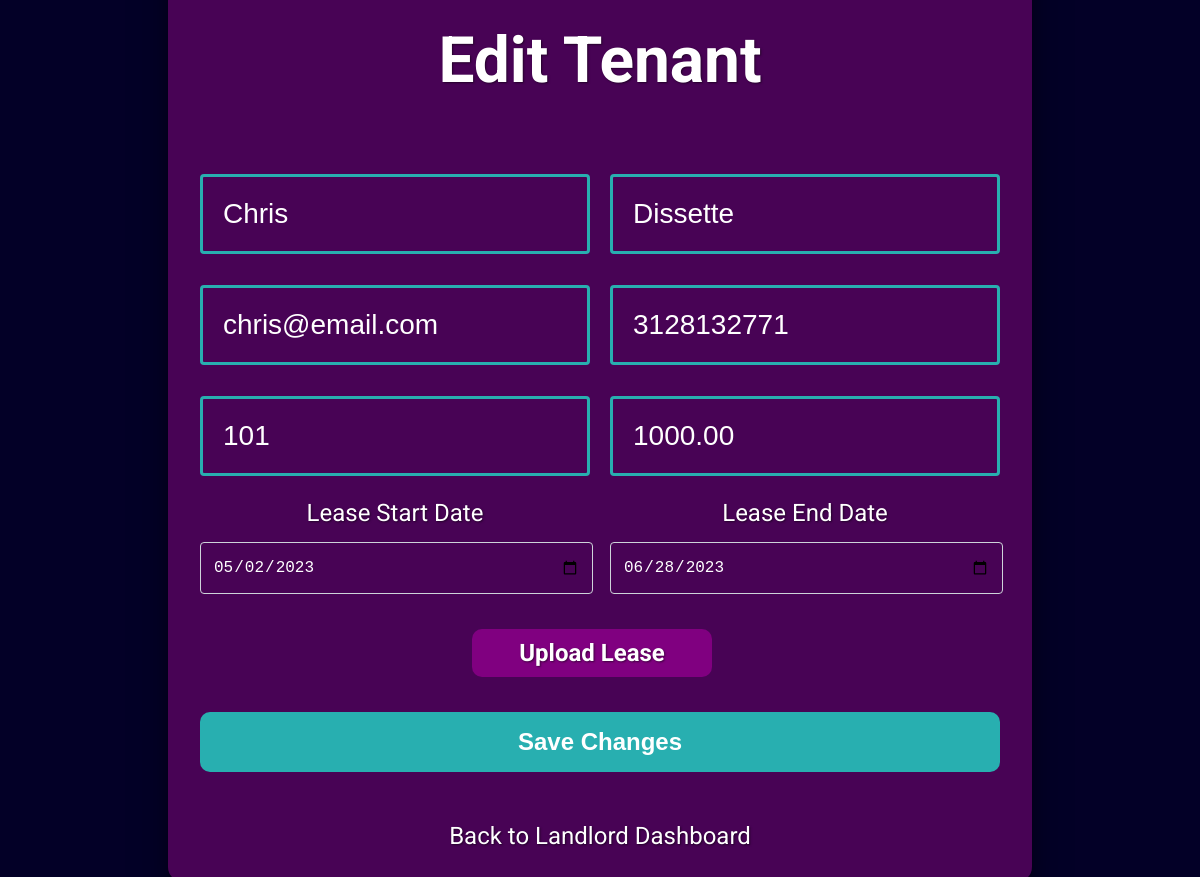
/edit_tenant/1/ (signed in), run on the app's committed database.
### tenant_portal_app/models.py (models this page shows, shortened)
class Tenant(models.Model):
    user = models.OneToOneField(CustomUser, on_delete=models.CASCADE)  # Updated
    landlord = models.ForeignKey(Landlord, on_delete=models.CASCADE)
    first_name = models.CharField(max_length=30)
    last_name = models.CharField(max_length=30)
    email = models.EmailField()
    phone_number = models.CharField(max_length=10)
    apartment_number = models.CharField(max_length=10)
    lease_pdf = models.FileField(upload_to='leases/')
    lease_start = models.DateField()
    lease_end = models.DateField()
    monthly_rent = models.DecimalField(max_digits=7, decimal_places=2)
    roommate = models.ForeignKey("self", null=True, blank=True, on_delete=models.SET_NULL)
    is_first_login = models.BooleanField(default=True)

### tenant_portal_app/views.py (the view)
# urls.py: path('edit_tenant/<int:tenant_id>/', views.edit_tenant, name='edit_tenant'),
@login_required
def edit_tenant(request, tenant_id):
    tenant = get_object_or_404(Tenant, id=tenant_id)
    if request.method == 'POST':
        form = TenantForm(request.POST, request.FILES, instance=tenant)
        if form.is_valid():
            form.save()
            return redirect('landlord_dashboard')
    else:
        form = TenantForm(instance=tenant)
    return render(request, 'edit_tenant.html', {'form': form})

### tenant_portal_app/templates/edit_tenant.html (shortened to what this page needs)
{% extends 'base.html' %}
{% block content %}
<div class="login-container">
  <div class="prompt-container">
    <h2 class="login-title">Edit Tenant</h2>
    <form method="post" enctype="multipart/form-data" action="">
      <div class="input-row">
        <div class="form-group">
          {{ form.first_name }}
        </div>
        <div class="form-group">
          {{ form.last_name }}
        </div>
      </div>
      <div class="input-row">
        <div class="form-group">
          {{ form.email }}
        </div>
        <div class="form-group">
          {{ form.phone_number }}
        </div>
      </div>
      <div class="input-row">
        <div class="form-group">
          {{ form.apartment_number }}
        </div>
        <div class="form-group">
          {{ form.monthly_rent }}
        </div>
      </div>
      <div class="input-row">
        <div class="form-group">
            <label class="date-label">Lease Start Date</label>
            <input type="date" name="{{ form.lease_start.name }}" id="{{ form.lease_start.auto_id }}" class="form-control tenant-form-input" value="{{ form.lease_start.value|date:'Y-m-d' }}" {% if form.lease_start.field.required %}required{% endif %}>
        </div>
        <div class="form-group">
            <label class="date-label">Lease End Date</label>
            <input type="date" name="{{ form.lease_end.name }}" id="{{ form.lease_end.auto_id }}" class="form-control tenant-form-input" value="{{ form.lease_end.value|date:'Y-m-d' }}" {% if form.lease_end.field.required %}required{% endif %}>
        </div>
      </div>
      <div class="input-row file-input-row">
        <div class="form-group">
          <div class="file-input-container">
            <label for="lease-pdf" class="custom-file-upload">
              Upload Lease
            </label>
          </div>
        </div>
      </div>
      <div class="login-form-button-group">
        <button type="submit" class="btn btn-primary login-btn">Save Changes</button>
      </div>
    </form>
    <a href="{% url 'landlord_dashboard' %}" class="back-home">Back to Landlord Dashboard</a>
  </div>
</div>
{% endblock %}

### tenant_portal_app/static/css/main.css (style rules this page uses)
:root { --background-color: #030027; --button-color: #28AFB0; --button-hover: #70ee9c; --button-link-color: #ffffff; --secondary-color: #480355; --text-color: #ffffff; --link-color: #28AFB0; --danger: #cc0000; --danger-hover: #cc0000; --danger-text: #ffffff; --table-text: #FEFFFE; }
body { font-family: 'Roboto', Arial, sans-serif; background-color: var(--background-color); color: var(--text-color); display: flex; height: 98vh; margin: 0; font-size: 1.5rem; text-shadow: 1px 1px 2px rgba(0, 0, 0, 0.5); }
.login-container { width: 100%; display: flex; align-items: center; justify-content: center; }
.prompt-container { text-align: center; display: flex; align-items: center; flex-direction: column; justify-content: flex-start; background: var(--secondary-color); border-radius: 15px; backdrop-filter: blur(10px); box-shadow: 0 4px 6px rgba(0, 0, 0, 0.1), 0 1px 3px rgba(0, 0, 0, 0.2), 0 10px 20px rgba(0, 0, 0, 0.2), 0 20px 40px rgba(0, 0, 0, 0.3); width: auto; min-height: auto; padding: 2rem; }
.input-row { display: flex; justify-content: space-between; flex-wrap: wrap; }
.file-input-row { justify-content: center; }
.form-group, .create-tenant-form-group { margin-bottom: 15px; width: 400px; flex: 0 0 calc(50% - 10px); }
h2 { font-size: 4rem; font-weight: 700; }
.login-title { padding-top: 35px; padding-bottom: 15px; }
input[type="email"], input[type="password"], input[type="text"], input[type="number"] { width: 100%; height: 80px; padding: 12px 20px; margin: 8px 0; box-sizing: border-box; border: 3px solid var(--button-color); border-radius: 4px; background-color: var(--secondary-color); color: var(--text-color); font-size: 28px; }
input[type="date"].form-control { display: inline-block; width: 94%; height: calc(1.5em + 0.75rem + 2px); padding: 0.375rem 0.75rem; margin-top: 15px; font-size: 1rem; font-weight: 400; line-height: 1.5; color: var(--text-color); background-color: var(--secondary-color); background-clip: padding-box; border: 1px solid #ced4da; border-radius: 0.25rem; transition: border-color 0.15s ease-in-out, box-shadow 0.15s ease-in-out; }
.file-input-container { text-align: center; margin: 0 auto; }
.custom-file-upload { display: inline-block; background-color: purple; color: #ffffff; font-weight: bold; padding: 10px 20px; cursor: pointer; font-size: 1.5rem; border-radius: 10px; transition: 0.3s; width: 200px; margin-top: 20px; margin-bottom: 20px; }
.login-form-button-group, .create-tenant-form-button-group { display: flex; flex-direction: column; align-items: center; gap: 10px; }
button[type="submit"].btn-primary.login-btn, button[type="submit"].btn-primary.create-tenant-btn { font-size: 1.5rem; color: var(--button-link-color); font-weight: bold; padding: 10px 20px; border-radius: 10px; transition: 0.3s; border: none; cursor: pointer; width: 100%; box-sizing: border-box; height: 60px; }
button[type="submit"].btn-primary.login-btn, button[type="submit"].btn-primary.create-tenant-btn { background-color: var(--button-color); }
.back-home { font-size: 1.5rem; text-decoration: none; color: var(--text-color); margin-top: 50px; transition: 0.3s; }

### data on the page
Tenant: first_name "Chris", last_name "Dissette", email "chris@email.com", phone_number "3128132771", apartment_number "101", monthly_rent "1000.00", lease_start "05/02/2023", lease_end "06/28/2023"
